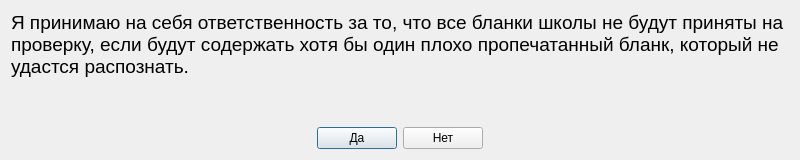
<?xml version="1.0" encoding="UTF-8"?>
<ui version="4.0">
 <class>PrintWarningDialog</class>
 <widget class="QDialog" name="PrintWarningDialog">
  <property name="geometry">
   <rect>
    <x>0</x>
    <y>0</y>
    <width>800</width>
    <height>160</height>
   </rect>
  </property>
  <property name="windowTitle">
   <string/>
  </property>
  <layout class="QVBoxLayout" name="verticalLayout">
   <item>
    <layout class="QHBoxLayout" name="horizontalLayout">
     <item>
      <widget class="QLabel" name="label">
       <property name="font">
        <font>
         <pointsize>14</pointsize>
        </font>
       </property>
       <property name="cursor">
        <cursorShape>ArrowCursor</cursorShape>
       </property>
       <property name="focusPolicy">
        <enum>Qt::NoFocus</enum>
       </property>
       <property name="text">
        <string>Я принимаю на себя ответственность за то, что все бланки школы не будут приняты на проверку, если будут содержать хотя бы один плохо пропечатанный бланк, который не удастся распознать.</string>
       </property>
       <property name="wordWrap">
        <bool>true</bool>
       </property>
      </widget>
     </item>
    </layout>
   </item>
   <item>
    <spacer name="verticalSpacer">
     <property name="orientation">
      <enum>Qt::Vertical</enum>
     </property>
     <property name="sizeHint" stdset="0">
      <size>
       <width>20</width>
       <height>40</height>
      </size>
     </property>
    </spacer>
   </item>
   <item>
    <layout class="QHBoxLayout" name="horizontalLayout_2">
     <item>
      <spacer name="horizontalSpacer">
       <property name="orientation">
        <enum>Qt::Horizontal</enum>
       </property>
       <property name="sizeHint" stdset="0">
        <size>
         <width>40</width>
         <height>20</height>
        </size>
       </property>
      </spacer>
     </item>
     <item>
      <widget class="QPushButton" name="yesButton">
       <property name="text">
        <string>Да</string>
       </property>
      </widget>
     </item>
     <item>
      <widget class="QPushButton" name="noButton">
       <property name="text">
        <string>Нет</string>
       </property>
      </widget>
     </item>
     <item>
      <spacer name="horizontalSpacer_2">
       <property name="orientation">
        <enum>Qt::Horizontal</enum>
       </property>
       <property name="sizeHint" stdset="0">
        <size>
         <width>40</width>
         <height>20</height>
        </size>
       </property>
      </spacer>
     </item>
    </layout>
   </item>
  </layout>
 </widget>
 <resources/>
 <connections>
  <connection>
   <sender>yesButton</sender>
   <signal>clicked()</signal>
   <receiver>PrintWarningDialog</receiver>
   <slot>accept()</slot>
   <hints>
    <hint type="sourcelabel">
     <x>279</x>
     <y>138</y>
    </hint>
    <hint type="destinationlabel">
     <x>319</x>
     <y>79</y>
    </hint>
   </hints>
  </connection>
  <connection>
   <sender>noButton</sender>
   <signal>clicked()</signal>
   <receiver>PrintWarningDialog</receiver>
   <slot>reject()</slot>
   <hints>
    <hint type="sourcelabel">
     <x>360</x>
     <y>138</y>
    </hint>
    <hint type="destinationlabel">
     <x>319</x>
     <y>79</y>
    </hint>
   </hints>
  </connection>
 </connections>
</ui>
